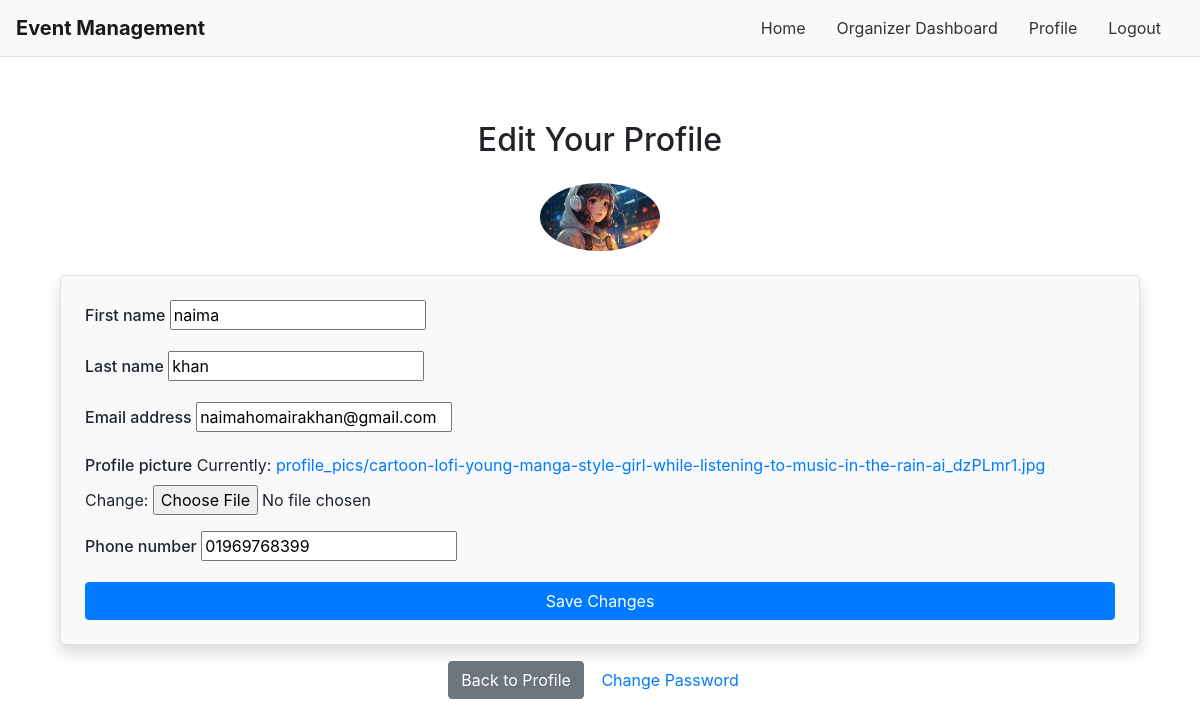
Screenshot of /profile/edit/ (signed in) with the database file from the repository.
### events/models.py (models this page shows, shortened)
class CustomUser(AbstractUser):
    profile_picture = models.ImageField(upload_to='profile_pics/', default='default_profile.jpg')
    phone_number = models.CharField(max_length=20, blank=True)

### events/views.py (the view, shortened to what this page needs)
# urls.py: path('profile/edit/', EditProfileView.as_view(), name='profile_edit'),
class EditProfileView(LoginRequiredMixin, UpdateView):
    model = CustomUser
    form_class = EditProfileForm
    template_name = 'events/edit_profile.html'
    success_url = reverse_lazy('profile')
    def get_object(self, queryset=None):
        return self.request.user

### events/forms.py
class EditProfileForm(forms.ModelForm):
    class Meta:
        model = CustomUser
        fields = ('first_name', 'last_name', 'email', 'profile_picture', 'phone_number')

### events/templatetags/group_filters.py (called while the page is built)
@register.filter(name='has_group')
def has_group(user, group_name):
    return user.groups.filter(name=group_name).exists()

### events/templates/events/edit_profile.html (shortened to what this page needs)
{% extends 'events/base.html' %}
{% block content %}
  <div class="container">
    <h2 class="text-center mb-4">Edit Your Profile</h2>
    {% if user.profile_picture %}
      <div class="text-center mb-4">
        <img src="{{ user.profile_picture.url }}" alt="Profile Picture" class="rounded-circle" width="120">
      </div>
    {% endif %}
    <form method="post" enctype="multipart/form-data" class="p-4 border rounded bg-light shadow">
      {% for field in form %}
        <div class="form-group">
          <label for="{{ field.id_for_label }}">{{ field.label }}</label>
          {{ field }}
        </div>
      {% endfor %}
      <button type="submit" class="btn btn-primary btn-block">Save Changes</button>
    </form>
    <div class="text-center mt-3">
      <a href="{% url 'profile' %}" class="btn btn-secondary">Back to Profile</a>
      <a href="{% url 'change_password' %}" class="btn btn-link">Change Password</a>
    </div>
  </div>
{% endblock %}

### static/css/styles.css (style rules this page uses)
body { background-color: #f8f9fa; font-family: 'Helvetica Neue', Helvetica, Arial, sans-serif; color: #333; margin: 0; padding: 0; }
.container { padding-top: 20px; padding-bottom: 20px; }
h2, h3 { margin-top: 20px; margin-bottom: 20px; }
form { background: #fff; padding: 20px; border: 1px solid #e3e3e3; border-radius: 5px; box-shadow: 0 1px 3px rgba(0, 0, 0, 0.1); }
form .form-group label { font-weight: 500; }
form button.btn { min-width: 120px; }
.btn { border-radius: 4px; padding: 8px 16px; font-size: 0.9rem; }
img { max-width: 100%; height: auto; }

### rows the page displays
CustomUser: profile_picture (picture), form "naima" "khan" "naimahomairakhan@gmail.com" "01969768399"

### other values shown
{{ field.label }} "First name" "Last name" "Email address" "Profile picture" "Phone number"
